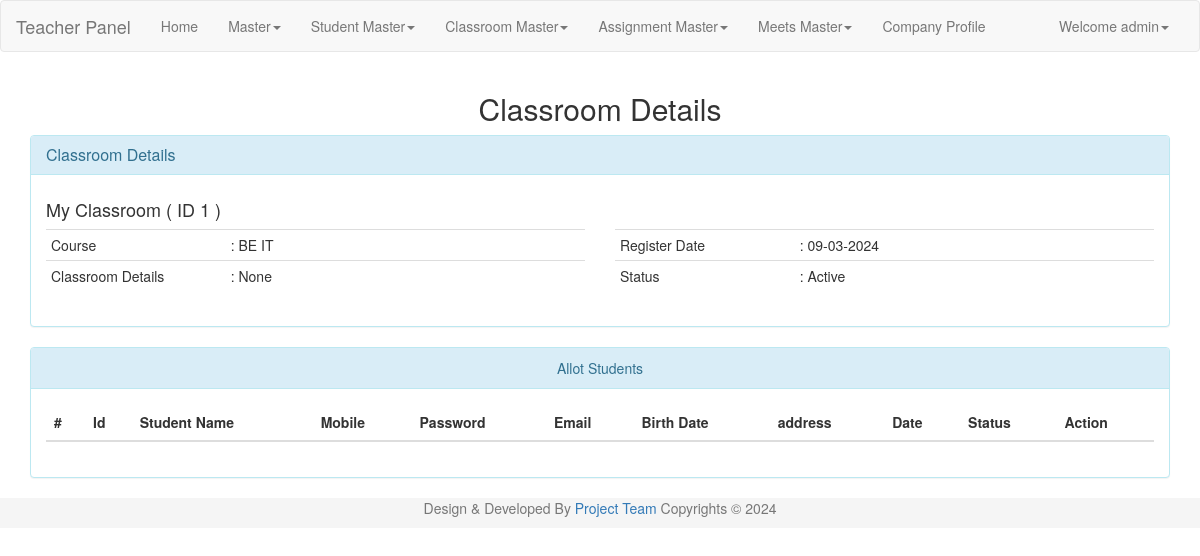
/zel_admin/allot_students.php?cr_id=1 (signed in), run on the app's committed database.
### tables this page shows
CREATE TABLE `user` (
  `uid` int(9) NOT NULL,
  `uname` varchar(45) NOT NULL,
  `pass` varchar(20) NOT NULL,
  `uregdate` datetime NOT NULL,
  `utype` int(9) NOT NULL,
  `ustatus` tinyint(1) NOT NULL
);

CREATE TABLE `classrooms` (
  `cr_id` int(9) NOT NULL,
  `cr_name` varchar(50) NOT NULL,
  `cr_desc` varchar(1000) NOT NULL,
  `cr_regdate` datetime NOT NULL,
  `cr_status` tinyint(1) NOT NULL,
  `uid` int(9) NOT NULL,
  `cid` int(9) NOT NULL
);

CREATE TABLE `course` (
  `cid` int(9) NOT NULL,
  `c_name` varchar(45) NOT NULL,
  `regdate` date NOT NULL,
  `status` tinyint(1) NOT NULL,
  `uid` int(9) NOT NULL
);

### zel_admin/lock.php (called while the page is built, shortened)
<?php
include('conn.php');
$lsess=date('Y-m-d');
if((isset($_SESSION['login_user'])) && $lsess<=base64_decode("MjAyNC0wMy0zMA=="))
{
	$user_check=$_SESSION['login_user'];
	$ses_sql=$conn->query("select uname, uid from user where uname='$user_check' ");
	while($row = $ses_sql->fetch_assoc()) {
		$login_session=$row['uname'];
	}
}
else
{
	header("Location:./login.php");
}
?>

### zel_admin/allot_students.php (the view, shortened to what this page needs)
<?php
include('conn.php');
include('lock.php');
if (isset($_GET['cr_id'])) {
	$cr_id=$_GET['cr_id'];
	$sql1="SELECT * FROM classrooms cr, course c WHERE c.cid = cr.cid AND cr.cr_id=$cr_id";
	$result = $conn->query($sql1);
	if ($result->num_rows > 0){
		while($row = $result->fetch_assoc()) {
			$cr_id = $row["cr_id"];
			$cr_name = $row["cr_name"];
			$cid = $row["cid"];
			$c_name = $row["c_name"];
			$cr_desc = $row["cr_desc"];
			$cr_status = $row["cr_status"];
			$cr_regdate= $row["cr_regdate"];
		}
	}
	else
	{
		$error='<b>'.$cr_id.'</b>'." "."Classroom Id Is Not Exist!";
		$show="display:show;";
		$alert="alert alert-danger";
	}
}
?>
<!DOCTYPE html>
<html lang="en">
<head>
  <link rel="stylesheet" href="./resources/bootstrap-3.3.6-dist/css/bootstrap.min.css">
</head>
<body id="addcutomer">
<?php
include('./header.php');
?>
  <div class="container">
    <div class="row">
      <div class="col-lg-12 col-md-12">
        <h2 align="center" class="page-title remove-top-padding">Classroom Details </h2>
         <div class="row">
		<div class="col-sm-8 col-md-12 col-lg-12">
            <div class="panel panel-info light-pink">
              <div class="panel-heading action-box">
                <div class="panel-caption">
                  <h3 class="panel-title"> Classroom Details <a style="display:none;" class="pull-right" align="right" href="#" onclick=printbill(); >Print</a></h3>
                </div>
              </div>
              <div class="panel-body">
                <div class="row">
                  <div class="col-md-12 col-lg-12">
                    <h4><?php echo $cr_name." ( ID ". $cr_id." )"; ?></h4>
                    <div class="row">
                      <div class="col-lg-6">
                        <table class="table table-condensed table-user-information">
                          <tbody>
						   <tr>
                              <td class="col-xs-4 col-sm-4">Course </td>
                              <td ><span>:</span> <?php echo $c_name; ?>  </td>
                            </tr>
                            <tr>
                              <td class="col-xs-4 col-sm-4">Classroom Details</td>
                              <td><span>:</span>  <?php echo $cr_desc; ?></td>
                            </tr>
                          </tbody>
                        </table>
                      </div>
                      <div class="col-lg-6">
                        <table class="table table-condensed table-user-information">
                          <tbody>
							<tr>
                              <td class="col-xs-4 col-sm-4">Register Date</td>
                              <td><span>:</span>  <?php echo date('d-m-Y', strtotime($cr_regdate)); ?></td>
                            </tr>
                            <tr>
                              <td class="col-xs-4 col-sm-4">Status</td>
                              <?php
							  if($cr_status==1){echo "<td><span>:</span> Active</td>";}
							   else if ($cr_status==2){echo "<td><span>:</span> Suspended</td>";}
							   else if ($cr_status==0){echo "<td><span>:</span> Deleted</td>";}
							   else {echo "<td><span>:</span> None</td>";}
								?>
                            </tr>
                          </tbody>
                        </table>
                      </div>
                    </div>
                  </div>
                </div>
			 </div>
            </div>
				<div class="panel panel-info">
      <div class="panel-heading" align="center">Allot Students</div>
      <div class="panel-body">
        <div class='table-responsive'>
      <?php
      $sql = "SELECT * FROM end_user e, course c WHERE c.cid = e.cid AND e.cid=$cid AND e.status = 1 ORDER BY e.euid ASC";
      $result = $conn->query($sql);
      if ($result->num_rows > 0) {
          echo "<table class='table table-striped'>
          <thead>
            <tr>
              <th>#</th>
              <th>Id</th>
			  <th>Student Name </th>
              <th>Mobile </th>
              <th>Password </th>
              <th>Email </th>
              <th>Birth Date </th>
			  <th>address</th>
			  <th>Date </th>
			  <th>Status </th>
			  <th>Action</th>
           </tr>
          </thead>
          <tbody>";
          echo"</tbody>
      </table>";
        }
        else {
         echo "0 results";
        }
        ?>
      </div>
      </div>
	</div>
          </div>
        </div>
        </div>
      </div>
    </div>
<?php
include('./footer.php');
?>
</body>
</html>

### zel_admin/header.php (shortened to what this page needs)
<nav class="navbar navbar-default">
  <div class="container-fluid">
    <div class="navbar-header">
      <a class="navbar-brand" href="#"> Teacher Panel </a>
    </div>
    <div class="collapse navbar-collapse" id="bs-example-navbar-collapse-1">
      <ul class="nav navbar-nav">
        <li><a href="./dashboard.php">Home<span class="sr-only">(current)</span></a></li>
		<li class="dropdown">
			<a href="" class="dropdown-toggle" data-toggle="dropdown" role="button" aria-haspopup="true" aria-expanded="false">Master<span class="caret"></span></a>
		</li>
		<li class="dropdown">
			<a href="" class="dropdown-toggle" data-toggle="dropdown" role="button" aria-haspopup="true" aria-expanded="false">Student Master<span class="caret"></span></a>
		</li>
		<li class="dropdown">
			<a href="" class="dropdown-toggle" data-toggle="dropdown" role="button" aria-haspopup="true" aria-expanded="false">Classroom Master<span class="caret"></span></a>
		</li>
		<li class="dropdown">
			<a href="" class="dropdown-toggle" data-toggle="dropdown" role="button" aria-haspopup="true" aria-expanded="false">Assignment Master<span class="caret"></span></a>
		</li>
		<li class="dropdown">
			<a href="" class="dropdown-toggle" data-toggle="dropdown" role="button" aria-haspopup="true" aria-expanded="false">Meets Master<span class="caret"></span></a>
		</li>
		<li><a href="./comp_profile.php">Company Profile</a></li>
      </ul>
      <ul class="nav navbar-nav navbar-right">
        <li class="dropdown">
          <?php if($login_session)
        {
            $status="Welcome ".$login_session;
        }
        else
        {
            $status="Welcome Guest";
            $url="./login.php";
            $status1="Login";
         }
          ?>
          <a href="" class="dropdown-toggle" data-toggle="dropdown" role="button" aria-haspopup="true" aria-expanded="false"><?php echo $status; ?><span class="caret"></span></a>
        </li>
      </ul>
    </div>
  </div>
</nav>

### data on the page
user: uname "Welcome admin"
classrooms: cr_name "My Classroom", cr_id "1", cid.c_name "BE IT", cr_desc "None", cr_regdate "09-03-2024"
